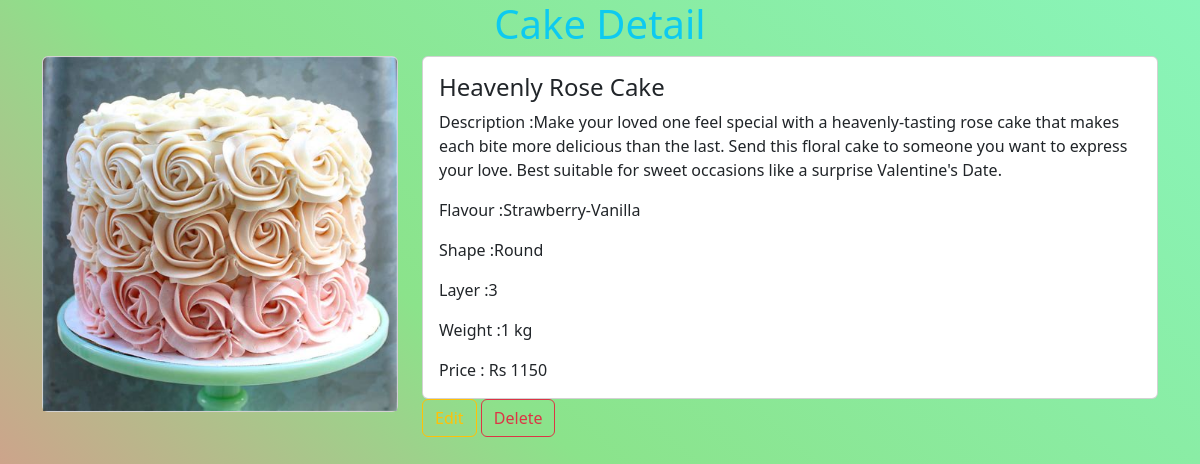
Screenshot of /cake/2 with the database file from the repository.
### myapp/models.py (models this page shows, shortened)
class Cakebox(models.Model):
    name=models.CharField(max_length=250)
    flavour=models.CharField(max_length=200)
    shape=models.CharField(max_length=200)
    price=models.CharField(max_length=200)
    weight=models.CharField(max_length=250)
    layer=models.CharField(max_length=200)
    description=models.CharField(max_length=2550)
    pic=models.ImageField(upload_to="images",null=True,blank=True)

### myapp/views.py (the view)
# urls.py: path("cake/<int:pk>",views.CakeboxDetailsView.as_view(),name="cake-detail"),
class CakeboxDetailsView(View):
    def get(self,request,*args,**kwargs):
        id=kwargs.get("pk")
        qs=Cakebox.objects.get(id=id)
        return render(request,"cake-detail.html",{"cake":qs})

### myapp/templates/cake-detail.html (shortened to what this page needs)
<!DOCTYPE html>
<html lang="en">
<head>
    <link href="https://cdn.jsdelivr.net/npm/bootstrap@5.3.0-alpha1/dist/css/bootstrap.min.css" rel="stylesheet">
</head>
<body>
    <h1 class="text-info text-center">Cake Detail</h1>
      <div class="container">
        <div class="row">
            <div class="col-md-4">
                <div class="card">
                    <img src="{{cake.pic.url}}" class="card-img-top poster-image" alt="Movie Poster">
                </div>
            </div>
            <div class="col-md-8">
                <div class="card">
                    <div class="card-body">
                        <h4 class="card-title">{{cake.name}}</h4>
                        <p class="card-text">Description :{{cake.description}}</p>
                        <p class="card-text">Flavour :{{cake.flavour}}</p>
                        <p class="card-text">Shape :{{cake.shape}}</p>
                        <p class="card-text">Layer :{{cake.layer}}</p>
                        <p class="card-text">Weight :{{cake.weight}}</p>
                        <p class="card-text">Price : Rs {{cake.price}}</p>
                    </div>
                </div>
                <td>
                  <a href="{%url 'cake-edit' cake.id%}" class="btn btn-outline-warning">Edit</a>
                  <a href="{%url 'cake-delete' cake.id%}" class="btn btn-outline-danger">Delete</a>
              </td>
            </div>
        </div>
</body>
</html>

### myapp/templates/cake-detail.html (style rules this page uses)
body { height: 100vh; background-color: #f59c83; background-image: linear-gradient(43deg, #f57d8b 0%, #8be38b 46%, #89f5ba 100%); }

### rows the page displays
Cakebox: pic (picture), name "Heavenly Rose Cake", description "Make your loved one feel special with a heavenly-tasting rose cake that makes each bite more delicious than the last. Send this floral cake to someone you want to express your love. Best suitable for sweet occasions like a surprise Valentine's Date.", flavour "Strawberry-Vanilla", shape "Round", layer "3", weight "1 kg", price "1150"
